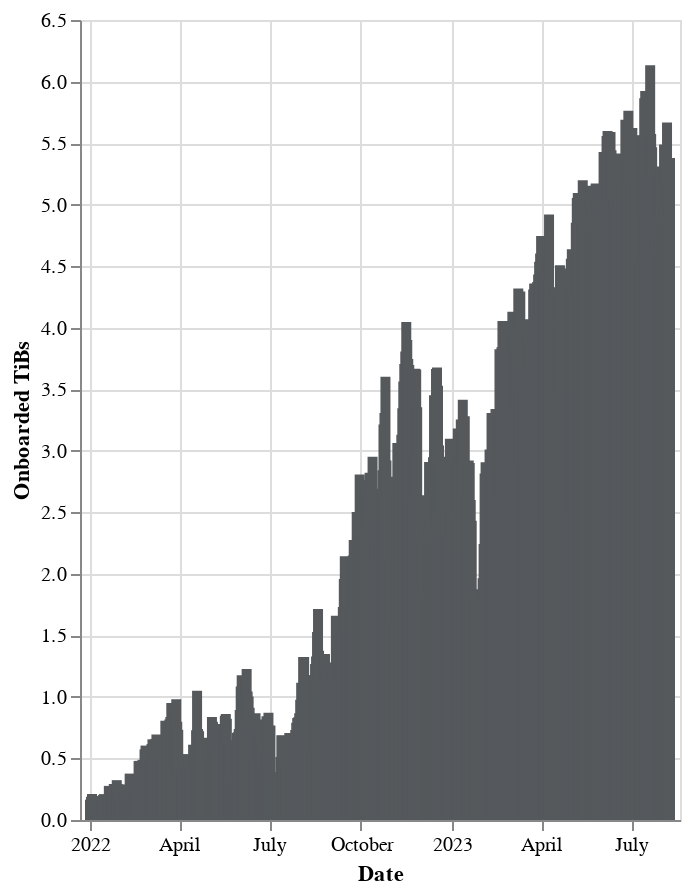

This figure's notebook cell:
### Code cell
display(Markdown(f"### Data Onboarding Rate"))

c = (
    alt.Chart(df)
    .mark_bar()
    .encode(
        x=alt.X("date:T", title="Date"),
        y=alt.Y("onboarded_tibs:Q", title="Onboarded TiBs"),
        color=alt.value("#55595c"),
        tooltip=[
            alt.Tooltip("date:T", title="Date"),
            alt.Tooltip("onboarded_tibs:Q", title="Onboarded TiBs"),
        ],
    )
    .properties(width="container", height=400)
)

# Make it zoomable and lock the y axis
# c = c.interactive(bind_y=False)

c.display()

### Figure 1 — Vega-Lite specification as saved in the notebook (floating-point values rounded to 4 significant figures; data arrays with more than 128 entries replaced by an {"elided": "..."} marker saying what was removed)
{"config": {"view": {"continuousWidth": 300, "continuousHeight": 300}}, "data": {"name": "data-480b6ee2c8211394fde9f15bba11c153"}, "mark": {"type": "bar"}, "encoding": {"color": {"value": "#55595c"}, "tooltip": [{"field": "date", "title": "Date", "type": "temporal"}, {"field": "onboarded_tibs", "title": "Onboarded TiBs", "type": "quantitative"}], "x": {"field": "date", "title": "Date", "type": "temporal"}, "y": {"field": "onboarded_tibs", "title": "Onboarded TiBs", "type": "quantitative"}}, "height": 400, "width": "container", "$schema": "https://vega.github.io/schema/vega-lite/v5.8.0.json", "datasets": {"data-480b6ee2c8211394fde9f15bba11c153": {"elided": "586 records"}}}
